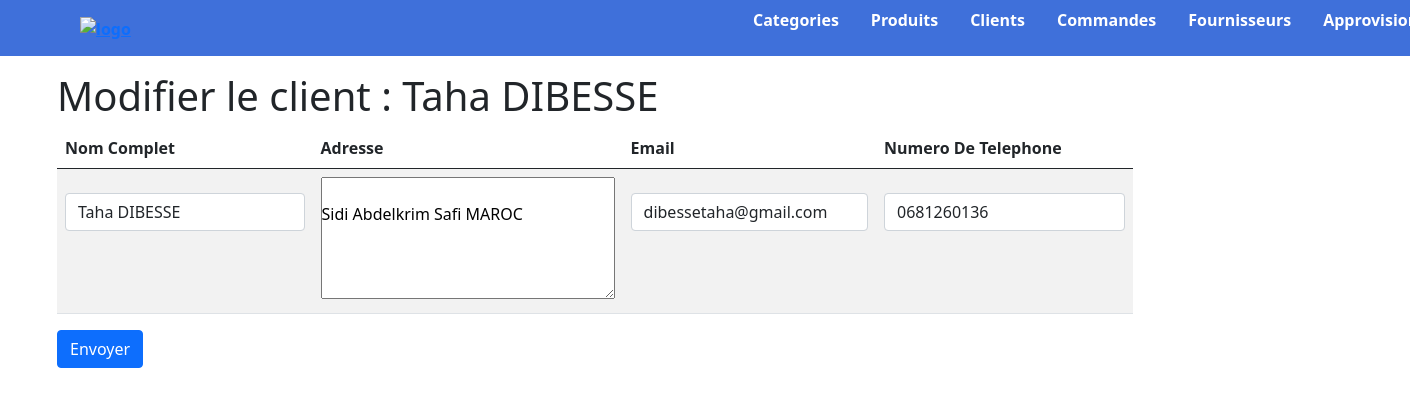
The app's page /update_client.php?edit=1 with its own data.
### tables this page shows
CREATE TABLE `client` (
  `idCli` int(11) NOT NULL,
  `nomCli` varchar(100) NOT NULL,
  `emailCli` varchar(200) NOT NULL,
  `adresseCli` varchar(300) NOT NULL,
  `numTelCli` varchar(100) NOT NULL
);

### update_client.php (the view, shortened to what this page needs)
<?php
    require_once "config/connect.php" ;
    if(isset($_REQUEST['edit'])){
        $id = $_GET['edit'] ;
        $update = $db->prepare("SELECT * FROM client WHERE idCli = :idCli") ;
        $update->execute([
            'idCli' => $id ,
        ]);
        $update = $update->fetch(PDO::FETCH_ASSOC) ;
    }
?>
<!DOCTYPE html>
<html lang="en">
<head>
</head>
<body>
    <?php require_once('navbar.php') ;?>
    <div class="container">
        <div class="row">
            <div class="col-10 mt-3">
            <h1>Modifier le client : <?php echo($update['nomCli']); ?></h1>
            <form action="post_update_client.php" method="POST">
                <table class="table table-striped">
                        <thead>
                            <th>Nom Complet</th>
                            <th>Adresse</th>
                            <th>Email</th>
                            <th>Numero De Telephone</th>
                        </thead>
                        <tbody>
                                <tr>
                                    <td>
                                    <input type="text" class="form-control mt-3" name="name" value="<? echo($update['nomCli']) ?>" required>
                                    </td>
                                    <td>
                                    <textarea name="adresse" id="adresse" cols="30" rows="5" required>
                                    <? echo($update['adresseCli']) ?>
                                    </textarea>
                                    </td>
                                    <td>
                                    <input type="email" class="form-control mt-3" name="email" value="<? echo($update['emailCli']) ?>"  required>
                                    </td>
                                    <td>
                                    <input type="text" class="form-control mt-3" name="numTele" value="<? echo($update['numTelCli']) ?>"  required>
                                    </td>
                                </tr>
                        </tbody>
                    </table>
                    <button type="submit" class="btn btn-primary">Envoyer</button>
            </form>
            </div>
        </div>
    </div>
</body>
</html>

### style.css (style rules this page uses)
* { margin: 0; padding: 0; }

### records on screen
client: nomCli "Taha DIBESSE", name "Taha DIBESSE", adresse "Sidi Abdelkrim Safi MAROC", email "dibessetaha@gmail.com", numTele "0681260136"
